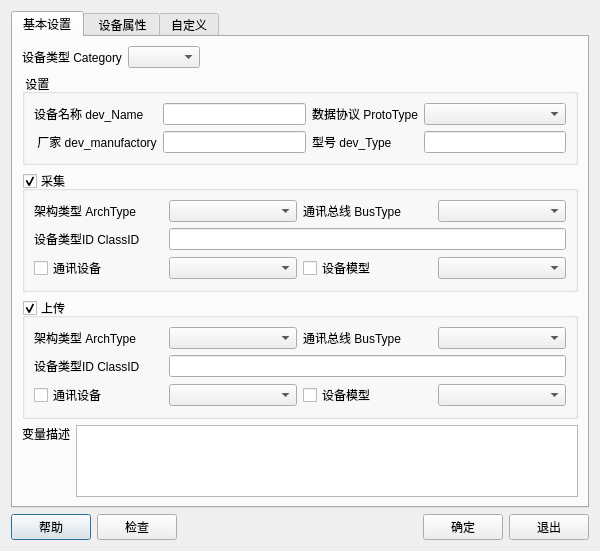
<?xml version="1.0" encoding="UTF-8"?>
<ui version="4.0">
 <class>DevModleDialog</class>
 <widget class="QDialog" name="DevModleDialog">
  <property name="geometry">
   <rect>
    <x>0</x>
    <y>0</y>
    <width>600</width>
    <height>550</height>
   </rect>
  </property>
  <property name="windowTitle">
   <string>网络设备</string>
  </property>
  <layout class="QGridLayout" name="gridLayout">
   <item row="0" column="0">
    <widget class="QTabWidget" name="tabWidget">
     <property name="currentIndex">
      <number>0</number>
     </property>
     <widget class="QWidget" name="tab">
      <attribute name="title">
       <string>基本设置</string>
      </attribute>
      <layout class="QGridLayout" name="gridLayout_3">
       <item row="4" column="1">
        <widget class="QPlainTextEdit" name="editTagDesc"/>
       </item>
       <item row="4" column="0">
        <layout class="QVBoxLayout" name="verticalLayout_2">
         <item>
          <widget class="QLabel" name="label_15">
           <property name="text">
            <string>变量描述</string>
           </property>
          </widget>
         </item>
         <item>
          <spacer name="verticalSpacer_4">
           <property name="orientation">
            <enum>Qt::Vertical</enum>
           </property>
           <property name="sizeHint" stdset="0">
            <size>
             <width>20</width>
             <height>40</height>
            </size>
           </property>
          </spacer>
         </item>
        </layout>
       </item>
       <item row="2" column="0" colspan="2">
        <widget class="QGroupBox" name="isCollect">
         <property name="title">
          <string>采集 </string>
         </property>
         <property name="checkable">
          <bool>true</bool>
         </property>
         <layout class="QGridLayout" name="gridLayout_2">
          <item row="0" column="0">
           <widget class="QLabel" name="label_19">
            <property name="text">
             <string>架构类型 ArchType</string>
            </property>
           </widget>
          </item>
          <item row="1" column="0">
           <widget class="QLabel" name="label_18">
            <property name="text">
             <string>设备类型ID ClassID</string>
            </property>
           </widget>
          </item>
          <item row="0" column="2">
           <widget class="QLabel" name="label_20">
            <property name="text">
             <string>通讯总线 BusType</string>
            </property>
           </widget>
          </item>
          <item row="0" column="1">
           <widget class="QComboBox" name="ArchType"/>
          </item>
          <item row="1" column="1" colspan="3">
           <widget class="QLineEdit" name="ClassID"/>
          </item>
          <item row="0" column="3">
           <widget class="QComboBox" name="BusType"/>
          </item>
          <item row="2" column="0">
           <widget class="QCheckBox" name="commCheckBox">
            <property name="text">
             <string>通讯设备</string>
            </property>
           </widget>
          </item>
          <item row="2" column="1">
           <widget class="QComboBox" name="commDev"/>
          </item>
          <item row="2" column="2">
           <widget class="QCheckBox" name="devCheckBox">
            <property name="text">
             <string>设备模型</string>
            </property>
           </widget>
          </item>
          <item row="2" column="3">
           <widget class="QComboBox" name="devModel"/>
          </item>
         </layout>
        </widget>
       </item>
       <item row="0" column="0" colspan="2">
        <layout class="QHBoxLayout" name="horizontalLayout_2">
         <item>
          <widget class="QLabel" name="label_22">
           <property name="text">
            <string>设备类型 Category</string>
           </property>
          </widget>
         </item>
         <item>
          <widget class="QComboBox" name="Category"/>
         </item>
         <item>
          <spacer name="horizontalSpacer_7">
           <property name="orientation">
            <enum>Qt::Horizontal</enum>
           </property>
           <property name="sizeHint" stdset="0">
            <size>
             <width>262</width>
             <height>20</height>
            </size>
           </property>
          </spacer>
         </item>
        </layout>
       </item>
       <item row="3" column="0" colspan="2">
        <widget class="QGroupBox" name="isUpload">
         <property name="title">
          <string>上传</string>
         </property>
         <property name="checkable">
          <bool>true</bool>
         </property>
         <layout class="QGridLayout" name="gridLayout_4">
          <item row="0" column="3">
           <widget class="QComboBox" name="BusType_2"/>
          </item>
          <item row="0" column="1">
           <widget class="QComboBox" name="ArchType_2"/>
          </item>
          <item row="1" column="1" colspan="3">
           <widget class="QLineEdit" name="ClassID_2"/>
          </item>
          <item row="0" column="2">
           <widget class="QLabel" name="label_21">
            <property name="text">
             <string>通讯总线 BusType</string>
            </property>
           </widget>
          </item>
          <item row="1" column="0">
           <widget class="QLabel" name="label_24">
            <property name="text">
             <string>设备类型ID ClassID</string>
            </property>
           </widget>
          </item>
          <item row="0" column="0">
           <widget class="QLabel" name="label_23">
            <property name="text">
             <string>架构类型 ArchType</string>
            </property>
           </widget>
          </item>
          <item row="2" column="0">
           <widget class="QCheckBox" name="commCheckBox_2">
            <property name="text">
             <string>通讯设备</string>
            </property>
           </widget>
          </item>
          <item row="2" column="2">
           <widget class="QCheckBox" name="devCheckBox_2">
            <property name="text">
             <string>设备模型</string>
            </property>
           </widget>
          </item>
          <item row="2" column="1">
           <widget class="QComboBox" name="commDev_2"/>
          </item>
          <item row="2" column="3">
           <widget class="QComboBox" name="devModel_2"/>
          </item>
         </layout>
        </widget>
       </item>
       <item row="1" column="0" colspan="2">
        <widget class="QGroupBox" name="groupBox_4">
         <property name="title">
          <string> 设置</string>
         </property>
         <layout class="QGridLayout" name="gridLayout_5">
          <item row="0" column="0">
           <widget class="QLabel" name="label_17">
            <property name="text">
             <string>设备名称 dev_Name</string>
            </property>
           </widget>
          </item>
          <item row="0" column="1">
           <widget class="QLineEdit" name="dev_Name"/>
          </item>
          <item row="0" column="2">
           <widget class="QLabel" name="label_14">
            <property name="text">
             <string>数据协议 ProtoType</string>
            </property>
           </widget>
          </item>
          <item row="0" column="3">
           <widget class="QComboBox" name="ProtoType"/>
          </item>
          <item row="1" column="0">
           <widget class="QLabel" name="label_10">
            <property name="text">
             <string> 厂家 dev_manufactory</string>
            </property>
           </widget>
          </item>
          <item row="1" column="1">
           <widget class="QLineEdit" name="dev_manufactory"/>
          </item>
          <item row="1" column="2">
           <widget class="QLabel" name="label_16">
            <property name="text">
             <string>型号 dev_Type</string>
            </property>
           </widget>
          </item>
          <item row="1" column="3">
           <widget class="QLineEdit" name="dev_Type"/>
          </item>
         </layout>
        </widget>
       </item>
      </layout>
     </widget>
     <widget class="QWidget" name="tabPropertySetting">
      <attribute name="title">
       <string> 设备属性</string>
      </attribute>
      <layout class="QVBoxLayout" name="vLayoutPropertyEditor"/>
     </widget>
     <widget class="QWidget" name="tab_2">
      <attribute name="title">
       <string>自定义</string>
      </attribute>
      <layout class="QGridLayout" name="gridLayout_8">
       <item row="0" column="0">
        <widget class="QGroupBox" name="groupBox_2">
         <property name="title">
          <string> 自定义参数</string>
         </property>
         <property name="checkable">
          <bool>true</bool>
         </property>
         <layout class="QGridLayout" name="gridLayout_7">
          <item row="0" column="0" colspan="3">
           <widget class="QTableWidget" name="tableWidget">
            <column>
             <property name="text">
              <string>参数名</string>
             </property>
            </column>
            <column>
             <property name="text">
              <string>参数值</string>
             </property>
            </column>
            <column>
             <property name="text">
              <string>采集/上传</string>
             </property>
            </column>
           </widget>
          </item>
          <item row="1" column="0">
           <widget class="QToolButton" name="add">
            <property name="text">
             <string>+</string>
            </property>
           </widget>
          </item>
          <item row="1" column="1">
           <widget class="QToolButton" name="remove">
            <property name="text">
             <string>-</string>
            </property>
           </widget>
          </item>
         </layout>
        </widget>
       </item>
      </layout>
     </widget>
    </widget>
   </item>
   <item row="1" column="0">
    <layout class="QHBoxLayout" name="horizontalLayout_7">
     <item>
      <widget class="QPushButton" name="btnHelp">
       <property name="text">
        <string>帮助</string>
       </property>
      </widget>
     </item>
     <item>
      <widget class="QPushButton" name="btnCheck">
       <property name="text">
        <string>检查</string>
       </property>
      </widget>
     </item>
     <item>
      <spacer name="horizontalSpacer">
       <property name="orientation">
        <enum>Qt::Horizontal</enum>
       </property>
       <property name="sizeHint" stdset="0">
        <size>
         <width>40</width>
         <height>20</height>
        </size>
       </property>
      </spacer>
     </item>
     <item>
      <widget class="QPushButton" name="btnOk">
       <property name="text">
        <string>确定</string>
       </property>
      </widget>
     </item>
     <item>
      <widget class="QPushButton" name="btnExit">
       <property name="text">
        <string>退出</string>
       </property>
      </widget>
     </item>
    </layout>
   </item>
  </layout>
 </widget>
 <resources/>
 <connections/>
</ui>
